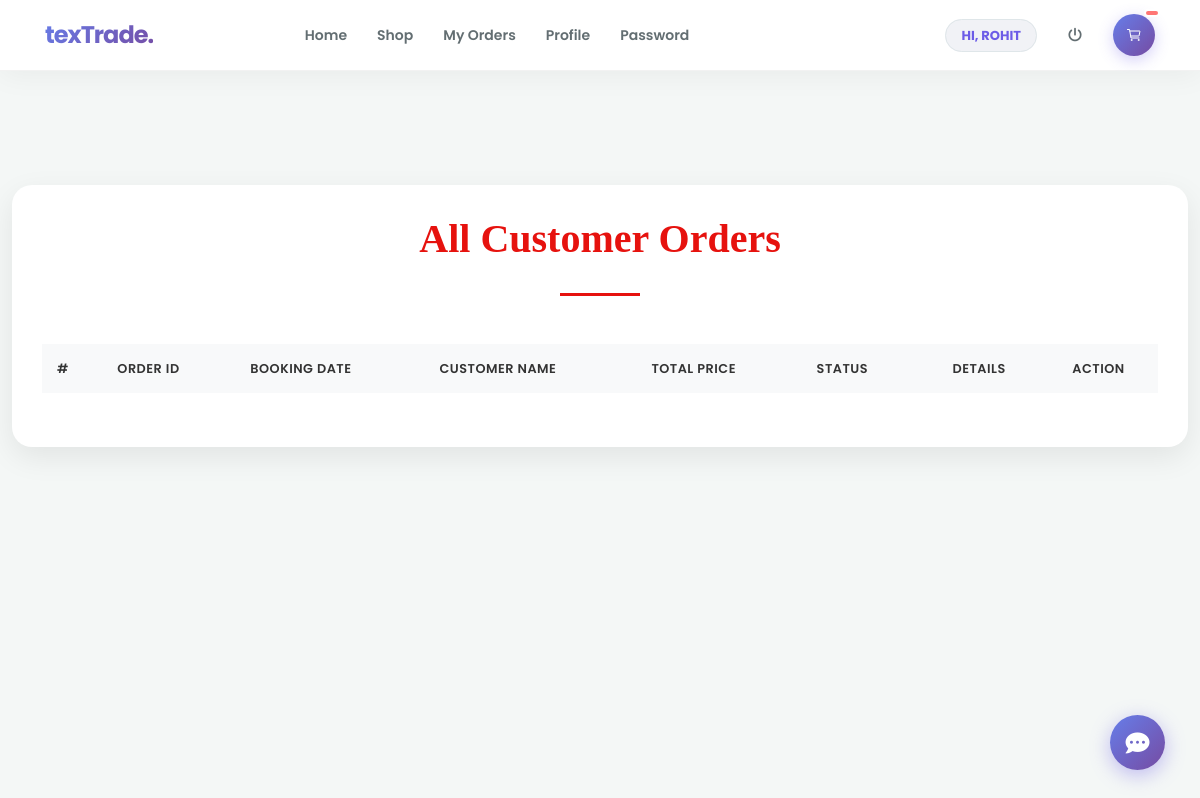
/admin_viewBooking (signed in), run on an earlier commit of the app's database.
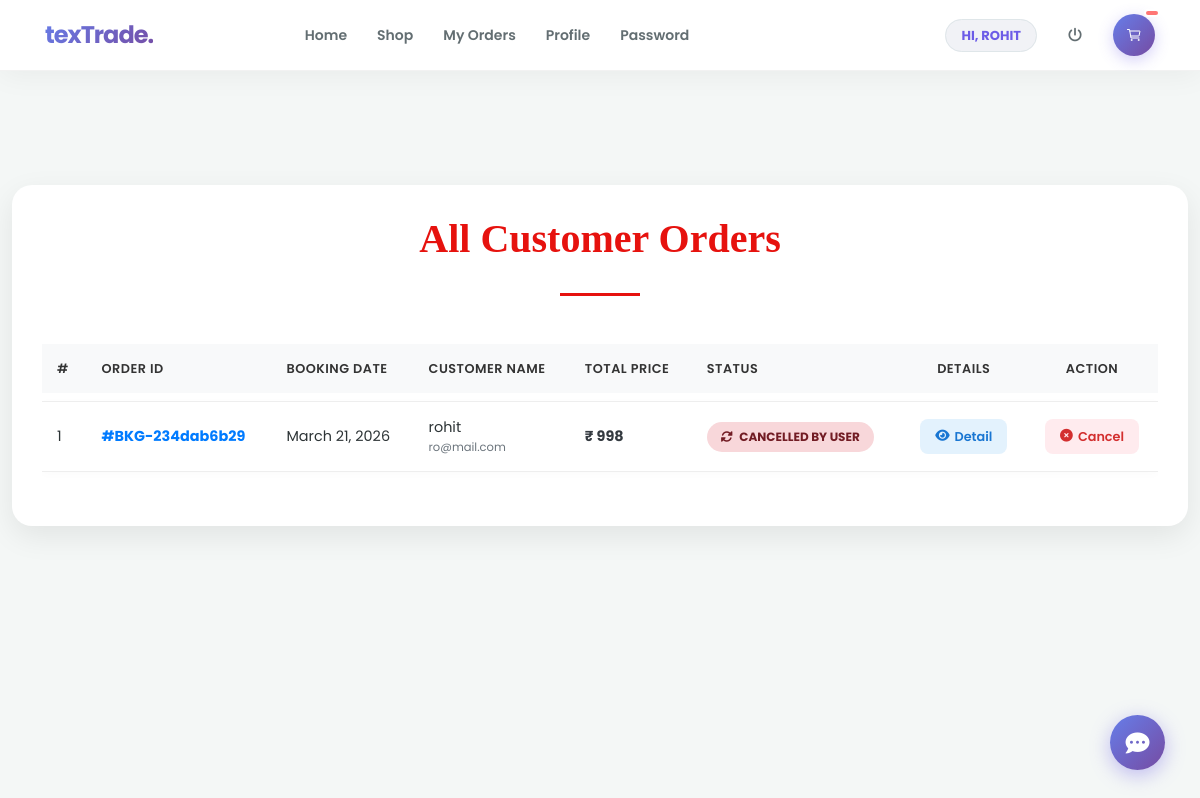
And on a later commit of the database.
### textiles/models.py (models this page shows, shortened)
class BookingItem(models.Model):
    id = models.AutoField(primary_key=True)
    booking = models.ForeignKey(Booking,on_delete=models.CASCADE,related_name="items")
    product = models.ForeignKey(Product,on_delete=models.SET_NULL, null=True,blank=True)
    product_name = models.CharField(max_length=100 , null=True)
    product_price = models.IntegerField(default=0)
    product_image = models.ImageField(upload_to='images/', null=True, blank=True)
    product_desc = models.TextField(null=True)
    quantity = models.PositiveIntegerField(default=1)

class Booking(models.Model):
    id = models.AutoField(primary_key=True)
    status = models.CharField(max_length=30,null=True)
    profile = models.ForeignKey(Profile, on_delete=models.CASCADE, null=True)
    booking_id = models.CharField(max_length=200, unique=True, blank=True)
    book_date = models.CharField(max_length=30, null=True)
    total = models.IntegerField(null=True)
    payment = models.ForeignKey(Payment, on_delete=models.SET_NULL, null=True, blank=True)

class Profile(models.Model):
    id = models.AutoField(primary_key=True)
    user = models.OneToOneField(User, on_delete=models.CASCADE, null=True)
    dob = models.DateField(null=True)
    city = models.CharField(max_length=30, null=True)
    address = models.CharField(max_length=50, null=True)
    contact = models.CharField(max_length=10, null=True)
    image = models.FileField(upload_to='images/', null=True)
    role = models.CharField(
        max_length=20,
        choices=[('user', 'User'), ('vendor', 'Vendor'), ('admin', 'Admin')],
        default='user'
    )

### textiles/views.py (the view)
# urls.py: path('admin_viewBooking', Admin_View_Booking, name='admin_viewBooking'),
def Admin_View_Booking(request):
    if not request.user.is_authenticated:
        return redirect('login_admin')
    book = BookingItem.objects.all()
    d = {'book': book}
    return render(request, 'admin_viewBokking.html', d)

### textiles/templates/admin_viewBokking.html (shortened to what this page needs)
{% extends 'navigation.html' %}
{% block body %}
{% load static %}
<link rel="stylesheet" href="https://cdnjs.cloudflare.com/ajax/libs/font-awesome/6.0.0/css/all.min.css">
<div class="container table-container">
    <h2 class="page-title">All Customer Orders</h2>
    <hr style="width: 80px; border-top: 3px solid #E6120E; margin: 0 auto 40px;">
    <div class="table-responsive">
        <table class="table custom-table" id="myTable">
            <thead>
                <tr>
                    <th>#</th>
                    <th>Order ID</th>
                    <th>Booking Date</th>
                    <th>Customer Name</th>
                    <th>Total Price</th>
                    <th>Status</th>
                    <th class="text-center">Details</th>
                    <th class="text-center">Action</th>
                </tr>
            </thead>
            <tbody>
                {% for i in book %}
                <tr>
                    <td>{{ forloop.counter }}</td>
                    <td class="font-weight-bold text-primary">#{{ i.booking.booking_id }}</td>
                    <td>{{ i.booking.book_date }}</td>
                    <td>
                        <div class="d-flex flex-column">
                            <span>{{ i.booking.profile.user.username }}</span>
                            <small class="text-muted">{{ i.booking.profile.user.email }}</small>
                        </div>
                    </td>
                    <td class="font-weight-bold text-dark">₹ {{ i.booking.total }}</td>
                    <td>
                        <a href="{% url 'Edit_status' i.booking.booking_id i.booking.id %}" class="text-decoration-none">
                            <button class="status-pill
                                {% if i.booking.status.name == 'Pending' %} status-pending
                                {% elif i.booking.status.name == 'Completed' %} status-completed
                                {% else %} status-cancelled {% endif %}">
                                <i class="fas fa-sync-alt mr-1"></i> {{ i.booking.status }}
                            </button>
                        </a>
                    </td>
                    <td class="text-center">
                        <a href="{% url 'admin_booking_detail' i.booking.booking_id  i.booking.id  i.booking.profile.user.id %}" class="text-decoration-none">
                            <button class="btn-action btn-view">
                                <i class="fas fa-eye"></i> Detail
                            </button>
                        </a>
                    </td>
                    <td class="text-center">
                        <a href=" "
                           onclick="return confirm('Are you sure you want to cancel this booking?')" class="text-decoration-none">
                            <button class="btn-action btn-cancel">
                                <i class="fas fa-times-circle"></i> Cancel
                            </button>
                        </a>
                    </td>
                </tr>
                {% endfor %}
            </tbody>
        </table>
    </div>
</div>
{% endblock %}

What changed in the data, as far as the page shows it:
added BookingItem: booking.booking_id "BKG-234dab6b29", booking.book_date "March 21, 2026", booking.profile.user.username "rohit", booking.profile.user.email "ro@mail.com", booking.total "998", booking.status "CANCELLED BY USER"
